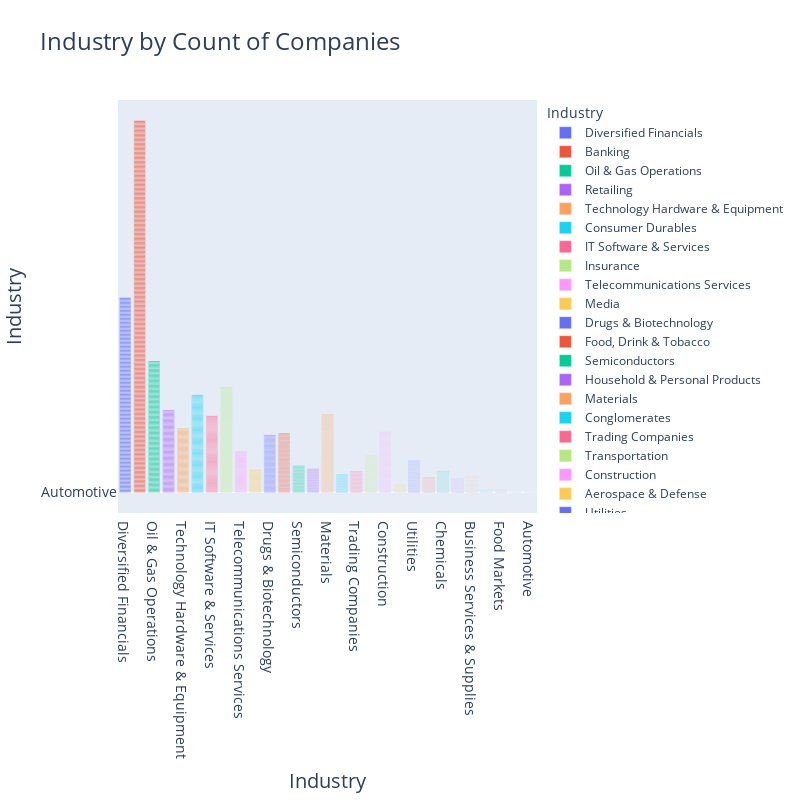

The cell this chart's notebook holds for it:
### Markdown cell above
### Next we want to see how many of the top 2000 companies are in each industry

### Code cell
fig = px.bar(data, x = data.Industry, y = data.Industry, color = data.Industry,
            title = 'Industry by Count of Companies', width = 800, height = 800)

fig.update_layout(title_font=dict(size=24),
                  xaxis_title_font=dict(size=20),
                  yaxis_title_font=dict(size=20),
                  xaxis_tickfont=dict(size=14),
                  yaxis_tickfont=dict(size=14)
                  )
fig.show()
